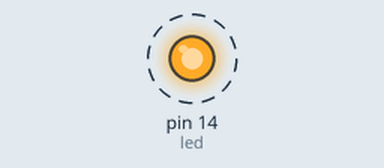
The program below on a simulated MicroPython board. On the bench: output pins drawn as LEDs (lit = HIGH). Dashed ring = blinking. What the program prints to the serial console is not drawn. At 5.0 s the program stops and its outputs stay as they are.

Above: at 0.2 s.
Timing chart, 0 to 3.0 s (numbered marks = the images above):
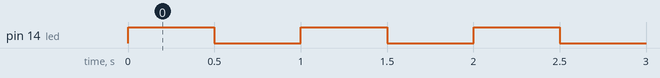

The program:

_Control__Coded_By_pakistani_ethical_hacker_Mr_Sabaz_ali_khan.py
```python
# Flipper Zero GPIO Control Script
# Coded by Pakistani Ethical Hacker Mr. Sabaz Ali Khan
# Purpose: Control an LED connected to Flipper Zero's GPIO pins
# Note: Ensure you have proper authorization to interact with hardware

import machine
import time

# Define GPIO pin (example: GPIO 14 for an LED)
LED_PIN = 14

# Initialize the GPIO pin as output
led = machine.Pin(LED_PIN, machine.Pin.OUT)

def blink_led():
    """Function to blink an LED connected to the specified GPIO pin"""
    print("Starting LED Blink - Coded by Mr. Sabaz Ali Khan")
    for _ in range(5):  # Blink 5 times
        led.value(1)  # Turn LED on
        time.sleep(0.5)  # Wait for 0.5 seconds
        led.value(0)  # Turn LED off
        time.sleep(0.5)  # Wait for 0.5 seconds
    print("LED Blink Complete")

# Main execution
if __name__ == "__main__":
    try:
        blink_led()
    except Exception as e:
        print(f"Error: {e}")
```

Measured:
- by itself, pin 14 (led): alternates HIGH for 0.50 s and LOW for 0.50 s, 10 changes in all, then stays LOW
